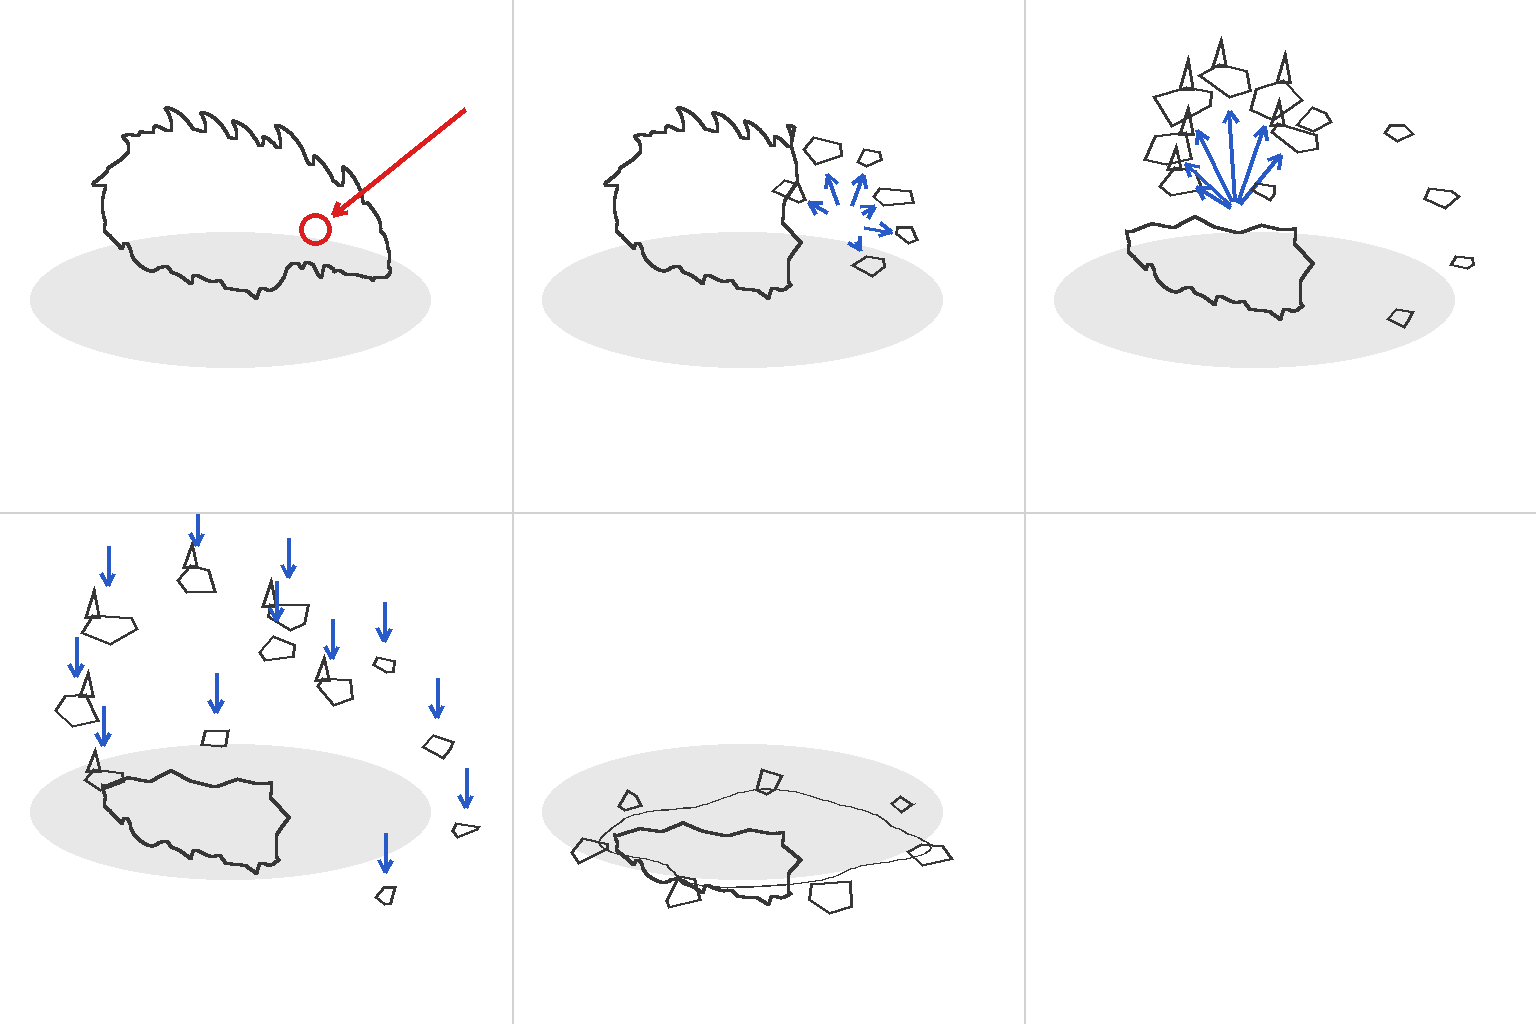

Write the Python code that produced this figure.
"""Шаблон пози для смерті «бичувальника» (lasher): куля прошиває голову, голова й верх тулуба розлітаються.
5 кадрів сіткою 3×2 на 1536×1024, 6-та клітинка порожня. Тільки тіло з головою (і щелепа в кадрі 0):
лапи й щупальця відлітають кодом окремими частинами з art/objects/enemies/lasher/parts/.

Каркас: тонкі контури без заливки. Контур тіла — з альфи parts/lasher_body.png, щелепа — parts/lasher_jaw.png
на шарнірі, як у lasher_run_build.py (шарнір (670, 415), масштаб 0,48, кут 6°). Масштаб і місце тіла
відносно точки на землі (pivot) — як у кадрі 0 lasher_run_atlas.png (тіло ~213 з 320 px кадру, низ тіла на
pivot, лівий край на 99 px лівіше), ×300/213. Без лап тіло падає на землю: центр опускається на висоту
бігу (BODY_H · COS_E з lasher_run_template.py ≈ 84 px шаблону).

Кадри: 0 — влучання (червоне кільце на очах, червона стрілка — шлях кулі); 1 — голова розлетілась на
уламки, тулуб цілий без голови; 2 — верх тулуба (пластини зі шпичаками) розірвано й летить угору й
убік, лишився низ тулуба; 3 — уламки падають, низ тулуба падає на землю; 4 — рештки низу тулуба лежать
на землі, кілька пластин поруч, калюжа.
"""
import argparse
import json
import math
import os
import random

from PIL import Image, ImageChops, ImageDraw, ImageFilter

HERE = os.path.dirname(os.path.abspath(__file__))
REPO = os.path.abspath(os.path.join(HERE, *[".."] * 4))
PARTS = os.path.join(REPO, "art/objects/enemies/lasher/parts")

SHEET_W, SHEET_H = 1536, 1024
COLS, ROWS, CELL = 3, 2, 512
FRAMES = 5
BODY_W = 300                  # ширина тіла (кроп альфи) у клітинці, px
PIVOT = (230, 300)            # точка на землі в клітинці
BODY_LEFT = 139               # лівий край тіла лівіше pivot, px (99 × 300/213)
DROP = 84                     # на скільки опускається тіло, коли лап нема, px
HEAD_X = 560                  # голова — пікселі тіла правіше цього x (px lasher_body.png)
BACK_Y = 260                  # верх тулуба — вище цього y (px lasher_body.png)
JAW_HINGE, JAW_PIVOT, JAW_SCALE, JAW_DEG = (670, 415), (26, 46), 0.48, 6.0
IMPACT = (650, 345)           # точка влучання — на очах (px lasher_body.png)
K = 0.75

BG = (255, 255, 255)
GRID = (210, 210, 210)
GROUND = (232, 232, 232)
EDGE = (55, 55, 55)
ARROW = (40, 90, 200)
HIT = (220, 30, 30)


def alpha(name):
    return Image.open(os.path.join(PARTS, name)).convert("RGBA").getchannel("A").point(lambda v: 255 if v > 8 else 0)


def outline(mask, width=3):
    # Поле в 8 px: на краю картинки MinFilter не їсть пікселі → контур рвався там, де тіло торкається краю.
    pad = Image.new("L", (mask.width + 16, mask.height + 16), 0)
    pad.paste(mask, (8, 8))
    edge = ImageChops.subtract(pad, pad.filter(ImageFilter.MinFilter(2 * width + 1)))
    return edge.crop((8, 8, 8 + mask.width, 8 + mask.height))


def body_masks():
    """Маски тіла в px lasher_body.png: ціле (з щелепою), без голови, низ тулуба."""
    body = alpha("lasher_body.png")
    jaw = alpha("lasher_jaw.png")
    jw = jaw.resize((round(jaw.width * JAW_SCALE), round(jaw.height * JAW_SCALE)), Image.LANCZOS)
    full = Image.new("L", (body.width + 200, body.height + 120), 0)
    full.paste(body, (0, 0))
    # Щелепа: шарнір JAW_PIVOT ставиться на JAW_HINGE, поворот за годинниковою на JAW_DEG.
    rot = jw.rotate(-JAW_DEG, center=(JAW_PIVOT[0] * JAW_SCALE, JAW_PIVOT[1] * JAW_SCALE), expand=False)
    full.paste(255, (round(JAW_HINGE[0] - JAW_PIVOT[0] * JAW_SCALE), round(JAW_HINGE[1] - JAW_PIVOT[1] * JAW_SCALE)), rot)
    # Рвані краї — зигзаг, не пряма (пряму Codex малює як зріз коробки).
    w, h = body.width, body.height
    headless = body.copy()
    rng = random.Random(3)
    zig = [(HEAD_X + rng.uniform(-30, 35), h * i / 10) for i in range(11)]
    ImageDraw.Draw(headless).polygon(zig + [(w, h), (w, 0)], fill=0)
    lower = headless.copy()
    zig = [(w * i / 14, BACK_Y + rng.uniform(-25, 40)) for i in range(15)]
    ImageDraw.Draw(lower).polygon(zig + [(w, 0), (0, 0)], fill=0)
    return full, headless, lower, body.getbbox()


def place(cell, mask, bbox, s, dy=0.0, sy=1.0):
    """Маска в px lasher_body.png → клітинка: масштаб s, низ кропу тіла на pivot + dy, стиск по y sy."""
    m = mask.resize((max(1, round(mask.width * s)), max(1, round(mask.height * s * sy))), Image.LANCZOS)
    m = m.point(lambda v: 255 if v > 127 else 0)
    cell.paste(EDGE, (round(PIVOT[0] - BODY_LEFT - bbox[0] * s), round(PIVOT[1] + dy - bbox[3] * s * sy)), outline(m))
    return transform(bbox, s, dy, sy)


def transform(bbox, s, dy=0.0, sy=1.0):
    """px lasher_body.png → px клітинки (як у place)."""
    x = round(PIVOT[0] - BODY_LEFT - bbox[0] * s)
    y = round(PIVOT[1] + dy - bbox[3] * s * sy)
    return lambda p: (x + p[0] * s, y + p[1] * s * sy)


def arrow(d, a, b, color=ARROW, w=4):
    d.line([a, b], fill=color, width=w)
    ang = math.atan2(b[1] - a[1], b[0] - a[0])
    for sgn in (-1, 1):
        d.line([b, (b[0] - 14 * math.cos(ang + sgn * 0.5), b[1] - 14 * math.sin(ang + sgn * 0.5))], fill=color, width=w)


def shard(d, rng, c, r, spike=False):
    """Уламок пластини: неправильний 5-кутник; spike — зі шпичаком угору."""
    pts = []
    for i in range(5):
        t = 2 * math.pi * (i + rng.uniform(-0.2, 0.2)) / 5 + rng.uniform(0, 1)
        rr = r * rng.uniform(0.7, 1.1)
        pts.append((c[0] + rr * math.cos(t), c[1] + rr * math.sin(t) * 0.7))
    d.polygon(pts, outline=EDGE, width=3)
    if spike:
        top = min(pts, key=lambda p: p[1])
        d.polygon([(top[0] - 8, top[1] + 4), (top[0] + 8, top[1] + 4), (top[0] + 2, top[1] - r * 0.9)], outline=EDGE, width=3)


def ground(d, rx):
    d.ellipse((PIVOT[0] - rx, PIVOT[1] - rx * K * 0.45, PIVOT[0] + rx, PIVOT[1] + rx * K * 0.45), fill=GROUND)


def fragments(origin, dirs, dist, drop):
    return [(origin[0] + dist * math.cos(a) * m, origin[1] + dist * math.sin(a) * m + drop, r, sp)
            for a, m, r, sp in dirs]


# Уламки: (кут руху, множник відстані, розмір, зі шпичаком). Кути: 0 — вправо, −90° — вгору.
HEAD_DIRS = [(math.radians(a), m, r, False) for a, m, r in
             [(-150, 0.9, 20), (-110, 1.1, 24), (-70, 1.0, 18), (-30, 0.8, 22), (10, 0.9, 16), (60, 0.7, 18)]]
BACK_DIRS = [(math.radians(a), m, r, True) for a, m, r in
             [(-165, 1.0, 30), (-130, 1.15, 34), (-95, 1.2, 30), (-60, 1.1, 32), (-25, 0.95, 28), (-195, 0.8, 26)]]


def draw_frame(f, masks, s):
    full, headless, lower, bbox = masks
    cell = Image.new("RGB", (CELL, CELL), BG)
    d = ImageDraw.Draw(cell)
    rng = random.Random(11 + f)
    ground(d, 200)
    info = {"frame": f}
    to_cell = transform(bbox, s)
    head_c = to_cell((700, 330))
    back_c = to_cell((360, 170))
    if f == 0:
        to_cell = place(cell, full, bbox, s)
        hit = to_cell(IMPACT)
        d.ellipse((hit[0] - 16, hit[1] - 16, hit[0] + 16, hit[1] + 16), outline=HIT, width=5)
        arrow(d, (hit[0] + 150, hit[1] - 120), (hit[0] + 18, hit[1] - 14), color=HIT, w=5)
        info["impact"] = [round(hit[0]), round(hit[1])]
    elif f == 1:
        place(cell, headless, bbox, s)
        for x, y, r, sp in fragments(head_c, HEAD_DIRS, 70, 0):
            shard(d, rng, (x, y), r, sp)
        for a, m, r, sp in HEAD_DIRS:
            arrow(d, (head_c[0] + 20 * math.cos(a), head_c[1] + 20 * math.sin(a)),
                  (head_c[0] + (70 * m - r) * math.cos(a), head_c[1] + (70 * m - r) * math.sin(a)))
    elif f == 2:
        place(cell, lower, bbox, s, dy=DROP * 0.25)
        for x, y, r, sp in fragments(back_c, BACK_DIRS, 70, 0):
            shard(d, rng, (x, y), r, sp)
        for a, m, r, sp in BACK_DIRS:
            arrow(d, (back_c[0] + 5 * math.cos(a), back_c[1] + 5 * math.sin(a) + 40),
                  (back_c[0] + (70 * m - r * 0.6) * math.cos(a), back_c[1] + (70 * m - r * 0.6) * math.sin(a) + 10))
        for x, y, r, sp in fragments(head_c, HEAD_DIRS, 120, 20):
            shard(d, rng, (x, y), r * 0.9, sp)
    elif f == 3:
        place(cell, lower, bbox, s, dy=DROP * 0.75)
        for x, y, r, sp in fragments(back_c, BACK_DIRS, 140, 70) + fragments(head_c, HEAD_DIRS, 150, 70):
            shard(d, rng, (x, y), r * 0.9, sp)
            arrow(d, (x, y - r - 45), (x, y - r - 6))
    else:
        place(cell, lower, bbox, s, dy=DROP + 10, sy=0.8)
        pts = []
        for i in range(120):
            t = 2 * math.pi * i / 120
            r = 150 * (1 + 0.1 * math.sin(4 * t + 1.0) + 0.05 * math.sin(7 * t))
            pts.append((PIVOT[0] + 20 + r * math.cos(t), PIVOT[1] + 28 + r * math.sin(t) * K * 0.4))
        d.polygon(pts, outline=EDGE, width=2)
        for k, (a, m, r, sp) in enumerate(BACK_DIRS[:4] + HEAD_DIRS[:3]):
            t = 2 * math.pi * (k + 0.3) / 7
            c = (PIVOT[0] + 20 + 175 * math.cos(t), PIVOT[1] + 28 + 175 * math.sin(t) * K * 0.45)
            shard(d, rng, c, r * 0.8, False)
    return cell, info


def main():
    ap = argparse.ArgumentParser(
        description=__doc__, formatter_class=argparse.RawDescriptionHelpFormatter,
        epilog="Приклад: python3 lasher_death_template.py\n"
               "Пише lasher_death_template.png (аркуш 1536×1024) і lasher_death_template.json (сітка, pivot, "
               "масштаб тіла, точка влучання). Exit 0 — готово, 1 — нема частин у parts/.")
    ap.add_argument("--out", default=HERE, help="папка для PNG/JSON (за замовчуванням — папка скрипта)")
    args = ap.parse_args()
    if not os.path.exists(os.path.join(PARTS, "lasher_body.png")):
        print("нема", PARTS)
        return 1
    masks = body_masks()
    bbox = masks[3]
    s = BODY_W / (bbox[2] - bbox[0])
    sheet = Image.new("RGB", (SHEET_W, SHEET_H), BG)
    frames = []
    for f in range(FRAMES):
        cell, info = draw_frame(f, masks, s)
        ox, oy = (f % COLS) * CELL, (f // COLS) * CELL
        sheet.paste(cell, (ox, oy))
        info["cell"] = [ox, oy]
        frames.append(info)
    d = ImageDraw.Draw(sheet)
    for c in range(1, COLS):
        d.line([(c * CELL, 0), (c * CELL, SHEET_H)], fill=GRID, width=2)
    d.line([(0, CELL), (SHEET_W, CELL)], fill=GRID, width=2)
    sheet.save(os.path.join(args.out, "lasher_death_template.png"))
    meta = {"size": [SHEET_W, SHEET_H], "cols": COLS, "rows": ROWS, "cell": CELL, "frames": FRAMES,
            "pivot_in_cell": PIVOT, "body_scale": round(s, 4), "body_left": BODY_LEFT, "drop": DROP,
            "run_atlas_body_w": 213, "frame_info": frames}
    with open(os.path.join(args.out, "lasher_death_template.json"), "w") as fh:
        json.dump(meta, fh, indent=1)
    print("ok", os.path.join(args.out, "lasher_death_template.png"))
    return 0


if __name__ == "__main__":
    raise SystemExit(main())
